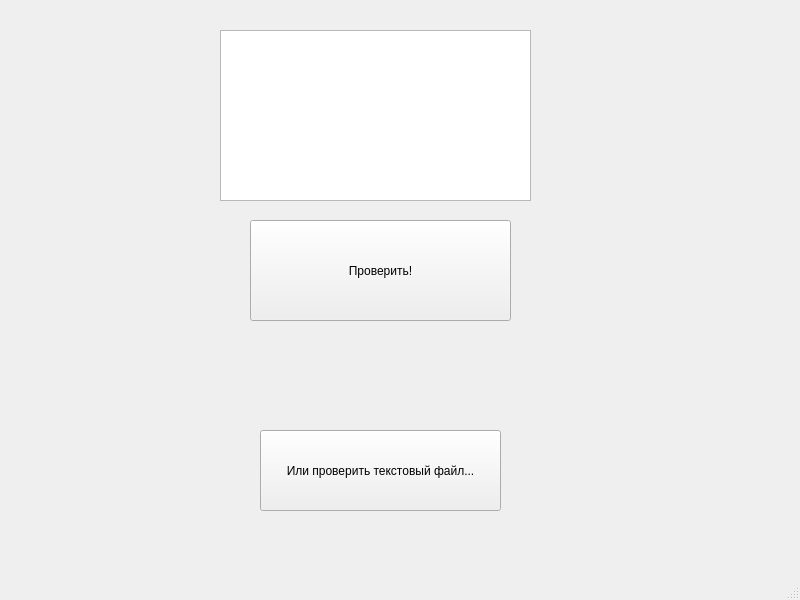
<?xml version="1.0" encoding="UTF-8"?>
<ui version="4.0">
 <class>MainWindow</class>
 <widget class="QMainWindow" name="MainWindow">
  <property name="geometry">
   <rect>
    <x>0</x>
    <y>0</y>
    <width>800</width>
    <height>600</height>
   </rect>
  </property>
  <property name="windowTitle">
   <string>MainWindow</string>
  </property>
  <widget class="QWidget" name="centralwidget">
   <widget class="QTextEdit" name="textEdit">
    <property name="geometry">
     <rect>
      <x>220</x>
      <y>30</y>
      <width>311</width>
      <height>171</height>
     </rect>
    </property>
    <property name="horizontalScrollBarPolicy">
     <enum>Qt::ScrollBarAsNeeded</enum>
    </property>
    <property name="lineWrapMode">
     <enum>QTextEdit::NoWrap</enum>
    </property>
   </widget>
   <widget class="QPushButton" name="pushButton">
    <property name="geometry">
     <rect>
      <x>260</x>
      <y>430</y>
      <width>241</width>
      <height>81</height>
     </rect>
    </property>
    <property name="text">
     <string>Или проверить текстовый файл...</string>
    </property>
   </widget>
   <widget class="QPushButton" name="pushButton_2">
    <property name="geometry">
     <rect>
      <x>250</x>
      <y>220</y>
      <width>261</width>
      <height>101</height>
     </rect>
    </property>
    <property name="text">
     <string>Проверить!</string>
    </property>
   </widget>
  </widget>
  <widget class="QMenuBar" name="menubar">
   <property name="geometry">
    <rect>
     <x>0</x>
     <y>0</y>
     <width>800</width>
     <height>25</height>
    </rect>
   </property>
  </widget>
  <widget class="QStatusBar" name="statusbar"/>
 </widget>
 <resources/>
 <connections/>
</ui>
